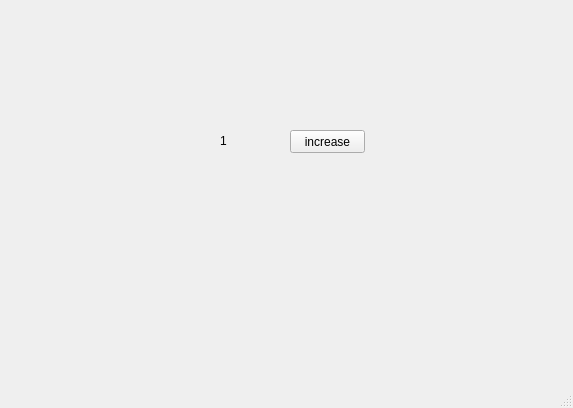
<?xml version="1.0" encoding="UTF-8"?>
<ui version="4.0">
 <class>MainWindow</class>
 <widget class="QMainWindow" name="MainWindow">
  <property name="geometry">
   <rect>
    <x>0</x>
    <y>0</y>
    <width>573</width>
    <height>408</height>
   </rect>
  </property>
  <property name="windowTitle">
   <string>MainWindow</string>
  </property>
  <widget class="QWidget" name="centralwidget">
   <widget class="QPushButton" name="btn">
    <property name="geometry">
     <rect>
      <x>290</x>
      <y>130</y>
      <width>75</width>
      <height>23</height>
     </rect>
    </property>
    <property name="text">
     <string>increase</string>
    </property>
   </widget>
   <widget class="QLabel" name="lbl">
    <property name="geometry">
     <rect>
      <x>220</x>
      <y>130</y>
      <width>56</width>
      <height>21</height>
     </rect>
    </property>
    <property name="text">
     <string>1</string>
    </property>
   </widget>
  </widget>
  <widget class="QMenuBar" name="menubar">
   <property name="geometry">
    <rect>
     <x>0</x>
     <y>0</y>
     <width>573</width>
     <height>21</height>
    </rect>
   </property>
  </widget>
  <widget class="QStatusBar" name="statusbar"/>
 </widget>
 <resources/>
 <connections/>
</ui>
